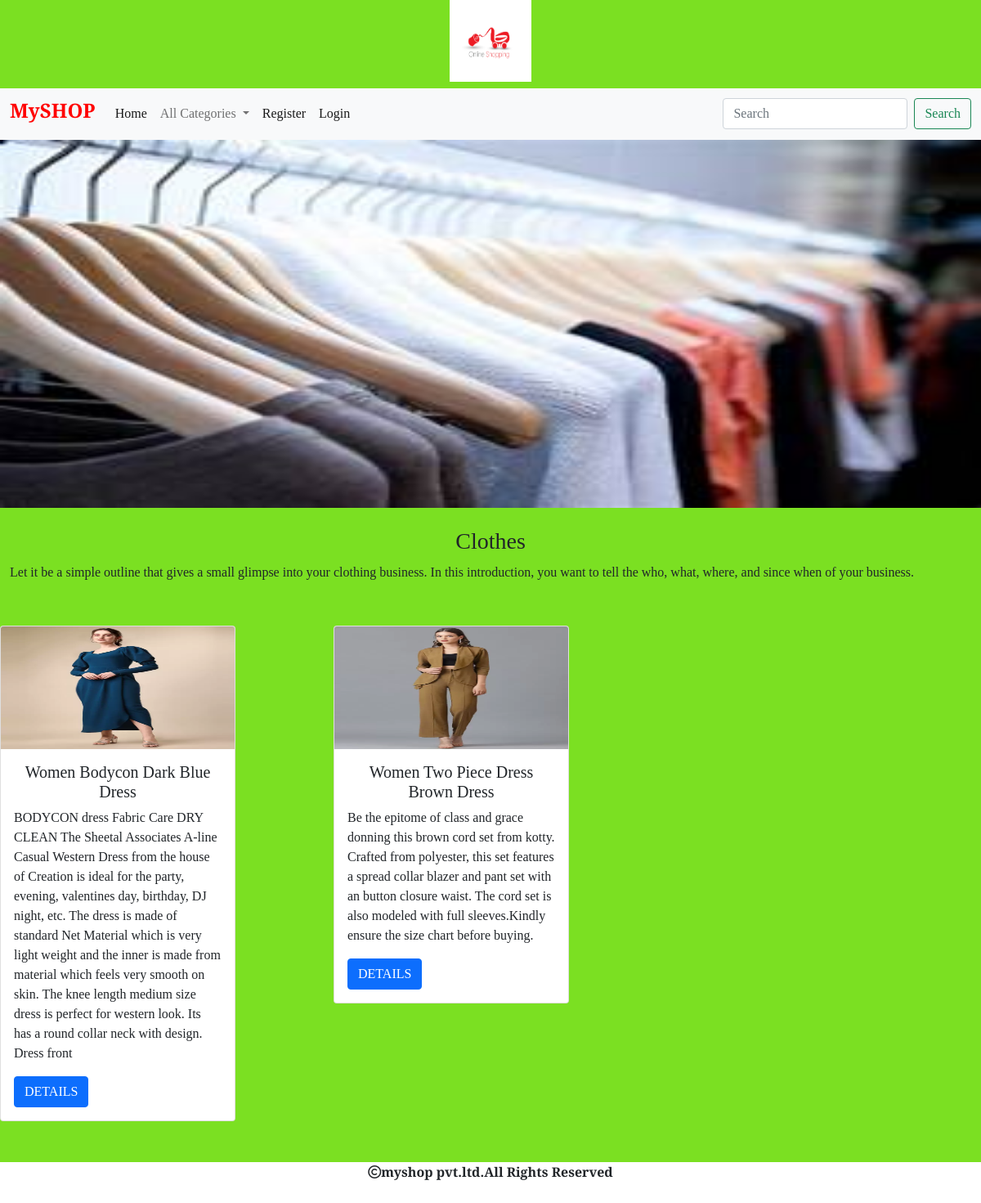
/allproducts/Clothes, run on the app's committed database.
### shop/models.py (models this page shows, shortened)
class Category(models.Model):
    name=models.CharField(max_length=200)
    desc=models.TextField()
    img=models.ImageField(upload_to='shop/categories',blank=True,null=True)

class Product(models.Model):
    name=models.CharField(max_length=200)
    desc=models.TextField()
    img=models.ImageField(upload_to='shop/products',blank=True,null=True)
    price=models.DecimalField(max_digits=10,decimal_places=2)
    category=models.ForeignKey(Category,on_delete=models.CASCADE)
    stock=models.IntegerField()
    available=models.BooleanField(default=True)
    created=models.DateTimeField(auto_now_add=True)
    updated=models.DateTimeField(auto_now=True)

### shop/views.py (the view)
# urls.py: path('allproducts/<p>',views.allproducts,name="allproducts"),
def allproducts(request,p):
    c=Category.objects.get(name=p)
    p=Product.objects.filter(category=c)
    return render(request,'product.html',{'c':c,'p':p})

### cart/context_processors.py (called while the page is built, shortened)
def productcount(request):
    item_count=0
    return {'count':item_count}

### shop/context_processors.py (called while the page is built)
def menu_links(request):
    c=Category.objects.all()
    return {'links':c}

### templates/product.html
<!DOCTYPE html>
{% extends 'base.html' %}
{% load static %}
{% block content %}
<div>
    <img src="{{c.img.url}}" height="450px" width="100%">
</div>
<div class="container-fluid mt-4" style="margin-bottom:50px;">
    <h3 class="text-center"> {{c.name}}</h3>
    <p style="line-height:1.8;text-align:justify;">{{c.desc}}</p>
</div>
<div class="row">
    {% for i in p %}
<div class="col-md-4">
            <div class="card" style="width: 18rem;margin-bottom:100px;">
                <img src="{{i.img.url}}" height="150px" width="110%" class="card-img-top" alt="...">
                <div class="card-body">
                    <h5 class="card-title text-center">{{i.name}}</h5>
                    <p class="card-text">{{i.desc}}</p>
                    <a href="{% url 'shop:detail' i.name %}" class="btn btn-primary">DETAILS</a>
                </div>
            </div>
     </div>
     {% endfor %}
</div>
{% endblock %}

### static/css/style.css (style rules this page uses)
body { background-color:#7be022; font-family: 'Crimson Text', serif; }

### data on the page
Category: img (picture), name "Clothes", desc "Let it be a simple outline that gives a small glimpse into your clothing business. In this introduction, you want to tell the who, what, where, and since when of your business."
Product: img (picture), name "Women Bodycon Dark Blue Dress", desc "BODYCON dress Fabric Care DRY CLEAN The Sheetal Associates A-line Casual Western Dress from the house of Creation is ideal for the party, evening, valentines day, birthday, DJ night, etc. The dress is made of standard Net Material which is very light weight and the inner is made from material which feels very smooth on skin. The knee length medium size dress is perfect for western look. Its has a round collar neck with design. Dress front"
Product: img (picture), name "Women Two Piece Dress Brown Dress", desc "Be the epitome of class and grace donning this brown cord set from kotty. Crafted from polyester, this set features a spread collar blazer and pant set with an button closure waist. The cord set is also modeled with full sleeves.Kindly ensure the size chart before buying."
